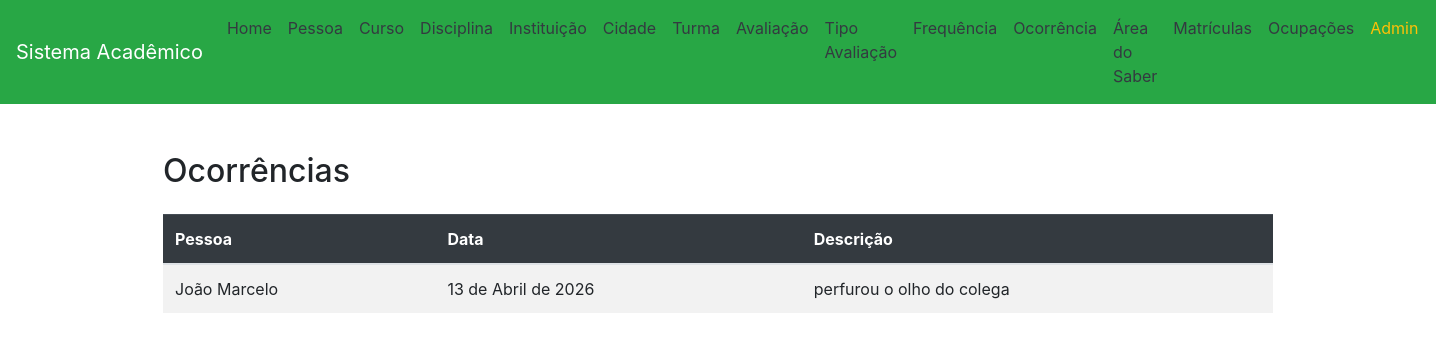
The app's page /ocorrencia/ with its own data.
### app/models.py (models this page shows, shortened)
class Ocorrencia(models.Model):
    pessoa = models.ForeignKey(Pessoa, on_delete=models.CASCADE)
    descricao = models.TextField()
    data = models.DateField()

class Pessoa(models.Model):
    nome = models.CharField(max_length=100)
    pai = models.CharField(max_length=100)
    mae = models.CharField(max_length=100)
    cpf = models.CharField(max_length=11)
    data_nasc = models.DateField()
    email = models.CharField(max_length=100)
    cidade = models.ForeignKey(Cidade, on_delete=models.CASCADE)
    ocupacao = models.ForeignKey(Ocupacao, on_delete=models.CASCADE)

### app/views.py (the view)
# urls.py: path('ocorrencia/', OcorrenciaView.as_view(), name='ocorrencia'),
class OcorrenciaView(View):
    def get(self, request):
        ocorrencias = Ocorrencia.objects.select_related('pessoa').all()
        return render(request, 'ocorrencia.html', {'ocorrencias': ocorrencias})

### app/templates/ocorrencia.html
{% extends 'base.html' %}
{% block content %}
<h2 class="mb-4">Ocorrências</h2>
<table class="table table-striped">
    <thead class="table-dark">
        <tr>
            <th>Pessoa</th>
            <th>Data</th>
            <th>Descrição</th>
        </tr>
    </thead>
    <tbody>
    {% for o in ocorrencias %}
        <tr>
            <td>{{ o.pessoa.nome }}</td>
            <td>{{ o.data }}</td>
            <td>{{ o.descricao }}</td>
        </tr>
    {% empty %}
        <tr><td colspan="3">Nenhuma ocorrência</td></tr>
    {% endfor %}
    </tbody>
</table>
{% endblock %}

### records on screen
Ocorrencia: pessoa.nome "João Marcelo", data "13 de Abril de 2026", descricao "perfurou o olho do colega"
